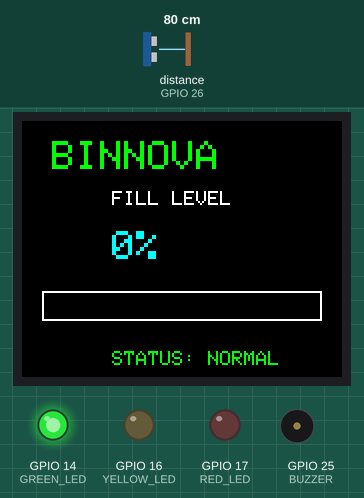
Simulated run of this sketch. Board: ESP32. Parts: 160×128 colour display, output pins drawn as LEDs (lit = HIGH), buzzer (waves = sounding, pin HIGH). Wiring (inferred from the names in the program): ultrasonic range finder: trigger GPIO 27; echo GPIO 26. The inputs (shaded band) are chosen by the test bench; at power-on: distance to the obstacle (sensor on GPIO 26) 80 cm. The echo pulse lasts 58.3 µs per cm; pins used as bus, display or sensor lines are not drawn; what the sketch prints to the serial monitor is not drawn.

Above: at 1.3 s.
1.4 s: distance to the obstacle (sensor on GPIO 26) set to 20 cm
At 2.7 s:
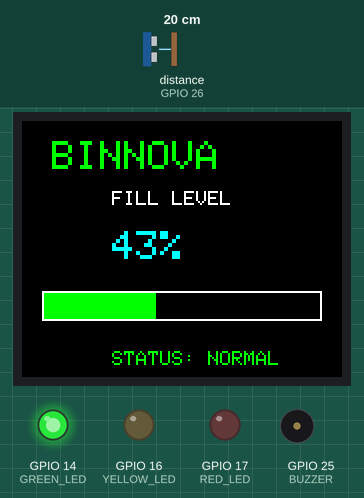
3.2 s: distance to the obstacle (sensor on GPIO 26) set to 16 cm
At 4.4 s:
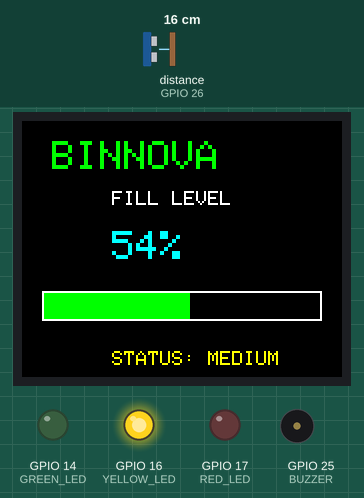
4.7 s: distance to the obstacle (sensor on GPIO 26) set to 8 cm
At 6.0 s:
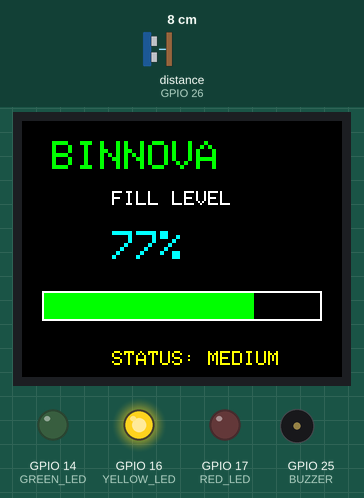
6.3 s: distance to the obstacle (sensor on GPIO 26) set to 5 cm
At 7.12 s:
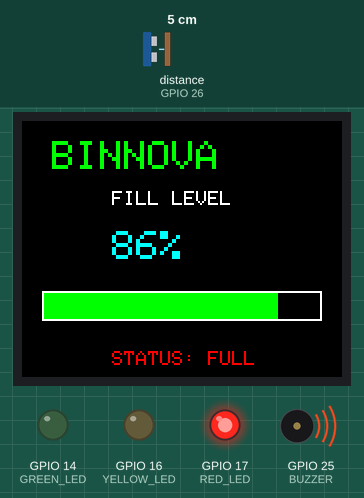
8.7 s: distance to the obstacle (sensor on GPIO 26) set to 9 cm
At 9.9 s:
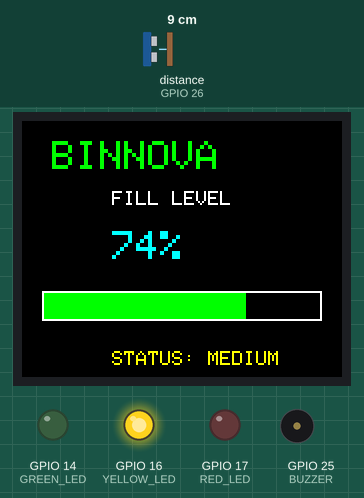
Timing chart, 0 to 11.5 s (numbered marks = the images above; inputs shaded):
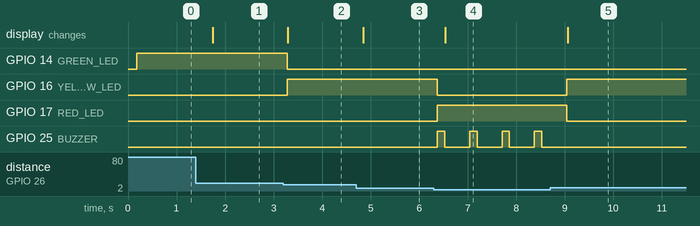

Measured:
- the behaviour switches between 18 and 17 cm on distance to the obstacle (sensor on GPIO 26) (found by bisection; images 1 and 2)
- the behaviour switches between 7 and 6 cm on distance to the obstacle (sensor on GPIO 26) (found by bisection; images 3 and 4)
- after the input at 1.4 s, the display: changes after 0.35 s (image 1)
- after the input at 3.2 s, GPIO 14 (GREEN_LED): HIGH → LOW after 0.08 s; GPIO 16 (YELLOW_LED): LOW → HIGH after 0.08 s; the display: changes after 0.09 s (image 2)
- after the input at 4.7 s, the display: changes after 0.14 s (image 3)
- after the input at 6.3 s, GPIO 16 (YELLOW_LED): HIGH → LOW after 0.08 s; GPIO 17 (RED_LED): LOW → HIGH after 0.08 s; GPIO 25 (BUZZER): alternates HIGH for 0.15 s and LOW for 0.52 s, starting after 0.08 s; the display: changes after 0.24 s (image 4)
- after the input at 8.7 s, GPIO 16 (YELLOW_LED): LOW → HIGH after 0.34 s; GPIO 17 (RED_LED): HIGH → LOW after 0.34 s; GPIO 25 (BUZZER): stops changing and stays LOW; the display: changes after 0.36 s (image 5)

The sketch:

buzzer_added.ino
```cpp
#include <Adafruit_GFX.h>
#include <Adafruit_ST7735.h>
#include <SPI.h>

// ---------- TFT ----------
#define TFT_CS    5
#define TFT_DC    2
#define TFT_RST   4

// ---------- Ultrasonic ----------
#define TRIG_PIN  27
#define ECHO_PIN  26

// ---------- LEDs + Buzzer ----------
#define GREEN_LED   14
#define YELLOW_LED  16
#define RED_LED     17
#define BUZZER      25

// ---------- Bin ----------
#define BIN_HEIGHT 35.0

Adafruit_ST7735 tft = Adafruit_ST7735(
  TFT_CS,
  TFT_DC,
  TFT_RST
);

void setup() {

  Serial.begin(115200);

  // Ultrasonic
  pinMode(TRIG_PIN, OUTPUT);
  pinMode(ECHO_PIN, INPUT);

  // LEDs + buzzer
  pinMode(GREEN_LED, OUTPUT);
  pinMode(YELLOW_LED, OUTPUT);
  pinMode(RED_LED, OUTPUT);
  pinMode(BUZZER, OUTPUT);

  // Start everything OFF
  digitalWrite(GREEN_LED, LOW);
  digitalWrite(YELLOW_LED, LOW);
  digitalWrite(RED_LED, LOW);
  digitalWrite(BUZZER, LOW);

  // TFT
  tft.initR(INITR_BLACKTAB);
  tft.setRotation(1);
  tft.fillScreen(ST77XX_BLACK);

  tft.setTextColor(ST77XX_GREEN);
  tft.setTextSize(2);
  tft.setCursor(15, 10);
  tft.println("BINNOVA");

  tft.setTextSize(1);
  tft.setTextColor(ST77XX_WHITE);
  tft.setCursor(45, 35);
  tft.println("FILL LEVEL");
}

void loop() {

  // ---------- Ultrasonic trigger ----------
  digitalWrite(TRIG_PIN, LOW);
  delayMicroseconds(2);

  digitalWrite(TRIG_PIN, HIGH);
  delayMicroseconds(10);

  digitalWrite(TRIG_PIN, LOW);

  // ---------- Read echo ----------
  long duration = pulseIn(
    ECHO_PIN,
    HIGH,
    30000
  );

  // ---------- Sensor error ----------
  if (duration == 0) {

    digitalWrite(GREEN_LED, LOW);
    digitalWrite(YELLOW_LED, LOW);
    digitalWrite(RED_LED, LOW);
    digitalWrite(BUZZER, LOW);

    tft.fillRect(
      0, 50,
      160, 85,
      ST77XX_BLACK
    );

    tft.setTextColor(ST77XX_RED);
    tft.setTextSize(2);
    tft.setCursor(35, 75);
    tft.println("ERROR");

    Serial.println("Ultrasonic Error");

    delay(500);
    return;
  }

  // ---------- Distance ----------
  float distance =
    duration * 0.0343 / 2.0;

  // ---------- Waste height ----------
  float wasteHeight =
    BIN_HEIGHT - distance;

  // ---------- Fill percentage ----------
  float fillPercent =
    (wasteHeight / BIN_HEIGHT) * 100.0;

  fillPercent =
    constrain(fillPercent, 0, 100);

  // ---------- Progress bar ----------
  int barWidth =
    map(
      (int)fillPercent,
      0,
      100,
      0,
      140
    );

  // ---------- Status ----------
  String status;

  // Turn all LEDs OFF first
  digitalWrite(GREEN_LED, LOW);
  digitalWrite(YELLOW_LED, LOW);
  digitalWrite(RED_LED, LOW);
  digitalWrite(BUZZER, LOW);

  if (fillPercent < 50) {

    digitalWrite(GREEN_LED, HIGH);
    status = "STATUS: NORMAL";

  }
  else if (fillPercent < 80) {

    digitalWrite(YELLOW_LED, HIGH);
    status = "STATUS: MEDIUM";

  }
  else {

    digitalWrite(RED_LED, HIGH);
    status = "STATUS: FULL";

    // Short alert beep
    digitalWrite(BUZZER, HIGH);
    delay(150);
    digitalWrite(BUZZER, LOW);
  }

  // ---------- Serial Monitor ----------
  Serial.print("Distance: ");
  Serial.print(distance, 1);

  Serial.print(" cm | Fill: ");
  Serial.print(fillPercent, 0);

  Serial.print("% | ");
  Serial.println(status);

  // ---------- Clear TFT ----------
  tft.fillRect(
    0, 50,
    160, 85,
    ST77XX_BLACK
  );

  // ---------- Percentage ----------
  tft.setTextColor(ST77XX_CYAN);
  tft.setTextSize(2);
  tft.setCursor(45, 55);

  tft.print(fillPercent, 0);
  tft.println("%");

  // ---------- Progress bar ----------
  tft.drawRect(
    10, 85,
    140, 15,
    ST77XX_WHITE
  );

  if (barWidth > 2) {

    tft.fillRect(
      11,
      86,
      barWidth - 2,
      13,
      ST77XX_GREEN
    );
  }

  // ---------- Status ----------
  tft.setTextSize(1);
  tft.setCursor(45, 115);

  if (fillPercent < 50) {

    tft.setTextColor(ST77XX_GREEN);

  }
  else if (fillPercent < 80) {

    tft.setTextColor(ST77XX_YELLOW);

  }
  else {

    tft.setTextColor(ST77XX_RED);
  }

  tft.println(status);

  delay(500);
}
```
